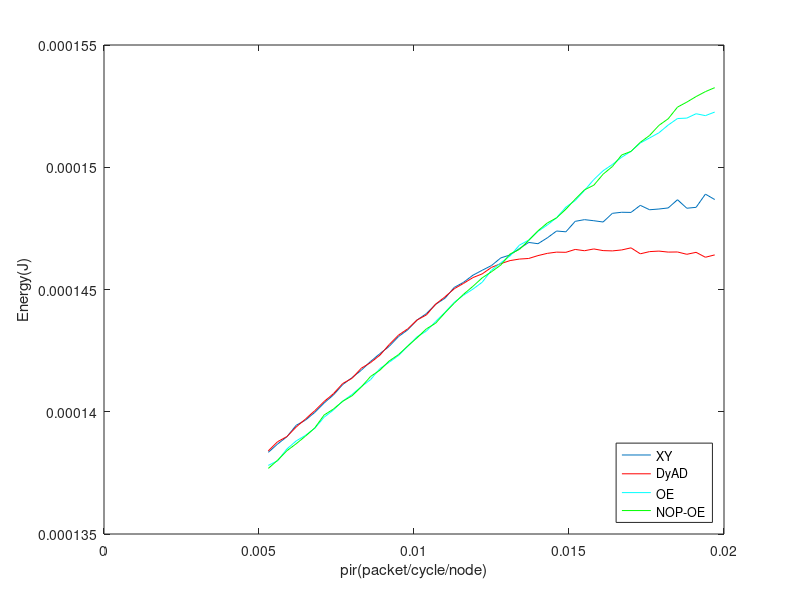

Here is the MATLAB script that generated this plot:



fXY_ran=importdata("plotsXY_random.txt");
fXY_trans=importdata("plotsXY_transpose.txt");

fDyAd_ran=importdata("plotsDyAD_Random.txt");
fDyAd_trans=importdata("plotsDyAD_Transpose.txt");

fNOP_ran=importdata("plotsNOP_Random.txt");
fNOP_trans=importdata("plotsNOP_transpose.txt");

fOE_ran=importdata("plotsOE_random.txt");
fOE_trans=importdata("plotsOE_transpose.txt");


xyRAN_pir=fXY_ran(:,1);
xyRAN_delay=fXY_ran(:,2);
xyRAN_ed=fXY_ran(:,3);

xyTRANS_pir=fXY_trans(:,1);
xyTRANS_delay=fXY_trans(:,2);
xyTRANS_ed=fXY_trans(:,3);


DyAdRAN_pir=fDyAd_ran(:,1);
DyAdRAN_delay=fDyAd_ran(:,2);
DyAdRAN_ed=fDyAd_ran(:,3);

DyAdTRANS_pir=fDyAd_trans(:,1);
DyAdTRANS_delay=fDyAd_trans(:,2);
DyAdTRANS_ed=fDyAd_trans(:,3);


oeRAN_pir=fOE_ran(:,1);
oeRAN_delay=fOE_ran(:,2);
oeRAN_ed=fOE_ran(:,3);

oeTRANS_pir=fOE_trans(:,1);
oeTRANS_delay=fOE_trans(:,2);
oeTRANS_ed=fOE_trans(:,3);


nopRAN_pir=fNOP_ran(:,1);
nopRAN_delay=fNOP_ran(:,2);
nopRAN_ed=fNOP_ran(:,3);

nopTRANS_pir=fNOP_trans(:,1);
nopTRANS_delay=fNOP_trans(:,2);
nopTRANS_ed=fNOP_trans(:,3);

plot(xyTRANS_pir,xyTRANS_ed);
hold;
plot(DyAdTRANS_pir,DyAdTRANS_ed,'r');
plot(oeTRANS_pir,oeTRANS_ed,'c');
plot(nopTRANS_pir,nopTRANS_ed,'g');

%plot(xyTRANS_pir,xyTRANS_delay);
%hold;
%plot(DyAdTRANS_pir,DyAdTRANS_delay,'r');
%plot(oeTRANS_pir,oeTRANS_delay,'c');
%plot(nopTRANS_pir,nopTRANS_delay,'g');

%plot(xyRAN_pir,xyRAN_ed);
%hold;
%plot(DyAdRAN_pir,DyAdRAN_ed,'r');
%plot(oeRAN_pir,oeRAN_ed,'c');
%plot(nopRAN_pir,nopRAN_ed,'g');



legend({'XY','DyAD','OE','NOP-OE'},'location','southeast');
legend show;
xlabel('pir(packet/cycle/node)');
ylabel('Energy(J)');

